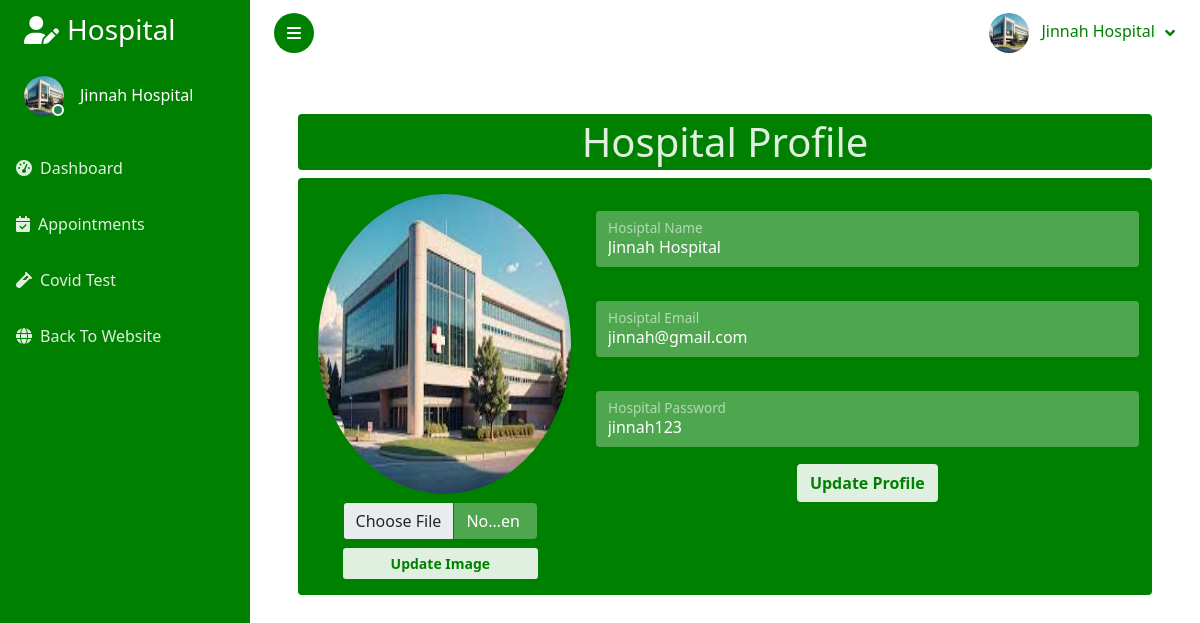
The app's page /hospital/hospital_profile.php (signed in) with its own data.
### tables this page shows
CREATE TABLE `tbl_hospital` (
  `id` int(11) NOT NULL,
  `name` varchar(50) DEFAULT NULL,
  `email` varchar(50) DEFAULT NULL,
  `password` varchar(50) DEFAULT NULL,
  `contact` varchar(15) DEFAULT NULL,
  `cid` varchar(50) DEFAULT NULL,
  `image` varchar(200) DEFAULT NULL,
  `address` varchar(100) DEFAULT NULL,
  `status` varchar(50) NOT NULL DEFAULT 'deactivate'
);

### hospital/hospital_profile.php (the view, shortened to what this page needs)
<?php
    include('connection.php');
?>
<?php require("top.php"); ?>
    <div class="container-fluid position-relative d-flex p-0">
            <?php
                include('sidebar.php');
            ?>
        <div class="content">
            <?php
                include('navbar.php');
            ?>
            <div class="container-fluid p-5">
                <div class="row">
                    <div class="col-md-12">
                        <h1 class="text-center bg-green rounded py-1">Hospital Profile</h1>
                    </div>
                </div>
                <div class="row m-0 bg-green rounded py-3">
                    <div class="col-md-4">
                        <div class="image_div">
                            <div class="image ms-md-2 ">
                                <img src="<?php echo $result['image'] ?>" alt="Image Not Found" class="mx-auto image-radius" >
                            </div>
                            <form class="d-flex flex-column" method="POST" enctype="multipart/form-data" >
                                <input type="file" name="image" class="form-control w-75 bg-secondary mx-auto my-2 " required>
                                <input type="submit" name="upload_image" class="btn btn-sm w-75 mx-auto  btn-white" value="Update Image" >
                            </form>
                        </div>
                    </div>
                    <div class="col-md-8">
                        <div class="form">
                            <?php
                                $session = $_SESSION['hospital']['id'];
                                $query = "SELECT * FROM tbl_hospital WHERE id = $session";
                                $result = mysqli_fetch_assoc(mysqli_query($connection,$query));
                            ?>
                            <form class="d-flex justify-content-center flex-column " method="POST">
                                <div class="form-floating my-3">
                                    <input type="text" class="form-control " value="<?php echo $result['name'];?>" placeholder="ABC" name="txtname" required>
                                    <label for="name">Hosiptal Name</label>
                                </div>
                                <div class="form-floating my-3">
                                    <input type="email" class="form-control " value="<?php echo $result['email']?>"  placeholder="Like : abd@gmail.com" name="txtemail" required>
                                    <label for="name">Hosiptal Email</label>
                                </div>
                                <div class="form-floating my-3">
                                    <input type="text" class="form-control " value="<?php echo $result['password']?>" placeholder="Like : 122abd#$" name="txtpassword" required>
                                    <label for="name">Hospital Password</label>
                                </div>
                                <div class="form-floating mx-auto">
                                    <input type="submit" value="Update Profile" class="btn btn-white" name="update_profile">
                                </div>
                            </form>
                        </div>
                    </div>
                </div>
            </div>
        </div>
    </div>
<?php require("bottom.php"); ?>

### hospital/sidebar.php (shortened to what this page needs)
<?php
    include("connection.php");
?>
<div class="sidebar pe-4 pb-3">
    <nav class="navbar bg-green navbar-dark">
        <a href="index.php" class="navbar-brand mx-4 mb-3">
            <h3 class="text-white"><i class="fa fa-user-edit me-2"></i>Hospital</h3>
        </a>
        <div class=" ms-4 mb-4">
            <a href="hospital_profile.php" class="d-flex align-items-center text-decoration-none ">
                <div class="position-relative">
                    <?php
                        $session = $_SESSION['hospital']['id'];
                        $query = "SELECT * FROM tbl_hospital WHERE id = $session";
                        $result = mysqli_fetch_assoc(mysqli_query($connection,$query));
                    ?>
                    <img class="rounded-circle" src="<?php echo $result['image'];?>" alt="" style="width: 40px; height: 40px;">
                    <div class="bg-success rounded-circle border border-2 border-white position-absolute end-0 bottom-0 p-1"></div>
                </div>
                <div class="ms-3">
                    <h6 class="mb-0 text-white "><?php echo $result['name'];?></h6>
                </div>
            </a>
        </div>
        <div class="navbar-nav w-100">
            <a href="index.php" class="nav-item nav-link p-3 <?php if($page == "home"){echo "active";} ?>"><i class="fa fa-tachometer-alt me-2"></i>Dashboard</a>
            <a href="appointment.php" class="nav-item nav-link p-3 <?php if($page == "appointment"){echo "active";} ?>"><i class="fas fa-calendar-check me-2 "></i>Appointments</a>
            <a href="covid_test.php" class="nav-item nav-link p-3 <?php if($page == "test"){echo "active";} ?>"><i class="fas fa-vial me-2 "></i>Covid Test</a>
            <a href="../orthoc/" class="nav-item nav-link p-3 "><i class="fas fa-globe me-2 "></i>Back To Website</a>
        </div>
    </nav>
</div>

### hospital/navbar.php (shortened to what this page needs)
<?php
    include("connection.php");
?>
<nav class="navbar navbar-expand bg-white navbar-dark sticky-top px-4 py-0">
    <a href="#" class="sidebar-toggler flex-shrink-0">
        <i class="fa fa-bars"></i>
    </a>
    <div class="navbar-nav align-items-center ms-auto">
        <div class="nav-item dropdown">
            <button class="nav-link btn dropdown-toggle" type="button" id="dropdownMenuButton1" data-bs-toggle="dropdown" aria-expanded="false">
                <?php
                    $session = $_SESSION['hospital']['id'];
                    $query = "SELECT * FROM tbl_hospital WHERE id = $session";
                    $result = mysqli_fetch_assoc(mysqli_query($connection,$query));
                ?>
                <img class="rounded-circle me-lg-2" src="<?php echo $result['image'];?>" alt="" style="width: 40px; height: 40px;">
                <span class="d-none d-lg-inline-flex"><?php echo $result['name'];?></span>
            </button>
        </div>
    </div>
</nav>

### admin_panel/assets/css/style.css (style rules this page uses)
:root { --primary: #EB1616; --green: #008000; --light: #ffffffe0; --dark: #000000; }
.btn { transition: .5s; }
.sidebar { position: fixed; top: 0; left: 0; bottom: 0; width: 250px; height: 100vh; overflow-y: auto; background: var(--green); transition: 0.5s; z-index: 999; }
.content { margin-left: 250px; min-height: 100vh; background: var(--light); transition: 0.5s; }
@media (min-width: 992px) { .sidebar { margin-left: 0; } }
@media (min-width: 992px) { .content { width: calc(100% - 250px); } }
.image-radius { width: 100% !important; height: 300px !important; border-radius: 50% ; }
.bg-green { background-color: var(--green); color: var(--light); }
.btn-white { background-color: var(--light); color: var(--green); font-weight: bolder; }
.form-control { background-color: #ffffff4e !important; color: #ffffff; border: 1px solid green; }
.sidebar .navbar .navbar-nav .nav-link { padding: 7px 20px; color: var(--light); font-weight: 500; border-left: 3px solid var(--secondary); border-radius: 0 30px 30px 0; outline: none; }
.content .navbar .navbar-nav .nav-link { margin-left: 25px; padding: 12px 0; color: var(--green); outline: none; }
.content .navbar .sidebar-toggler, .content .navbar .navbar-nav .nav-link i { width: 40px; height: 40px; display: inline-flex; align-items: center; justify-content: center; background: var(--green); color: #ffffff; border-radius: 40px; }
.content .navbar .dropdown-toggle::after { margin-left: 6px; vertical-align: middle; border: none; content: "\f107"; font-family: "Font Awesome 5 Free"; font-weight: bolder; transition: .5s; color: #008000; }

### records on screen
tbl_hospital: image (picture), name "Jinnah Hospital", txtname "Jinnah Hospital", txtemail "jinnah@gmail.com", txtpassword "jinnah123"
